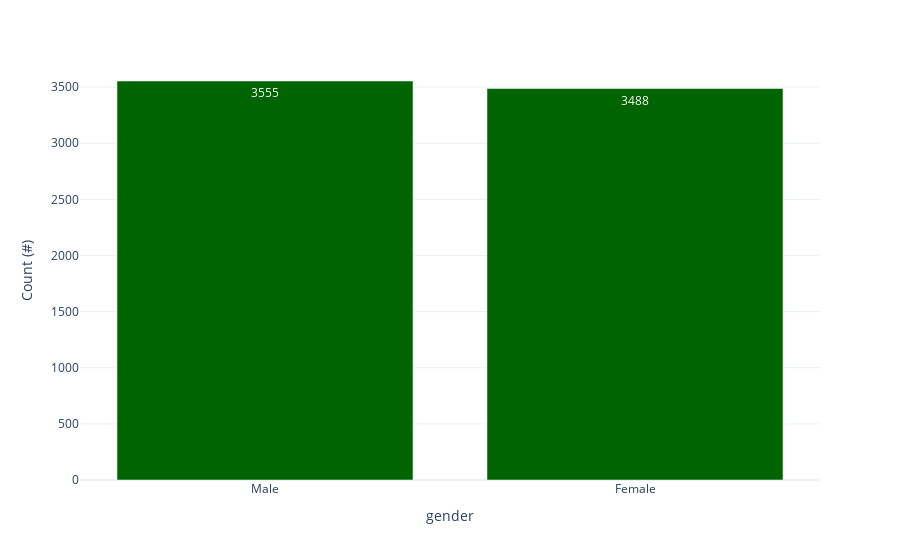
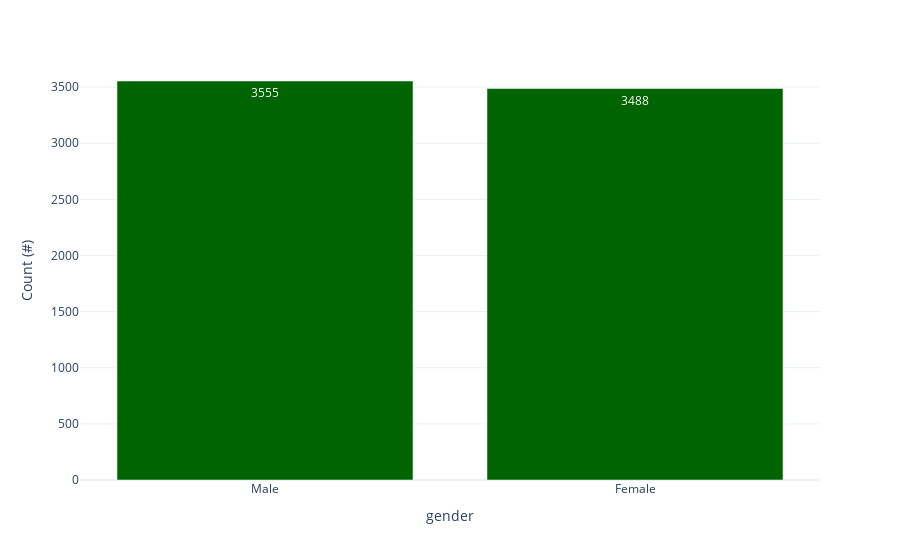
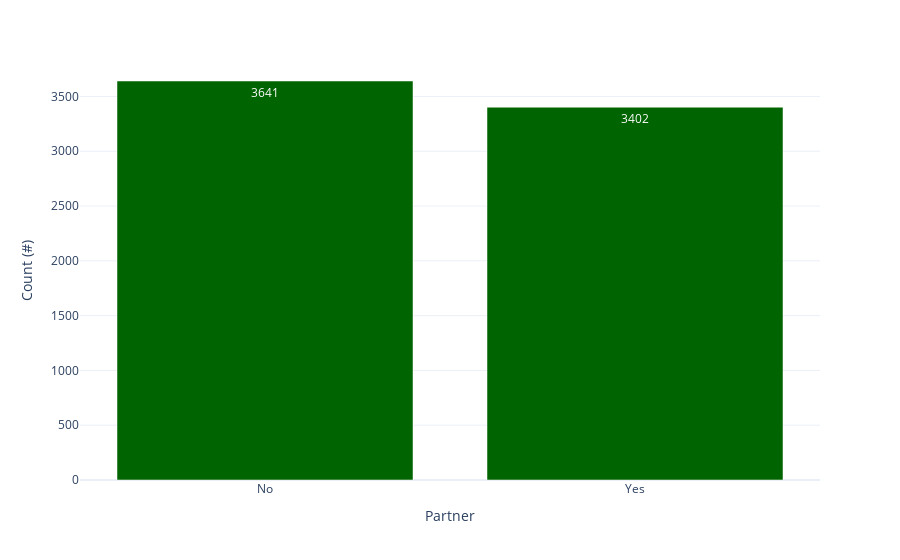
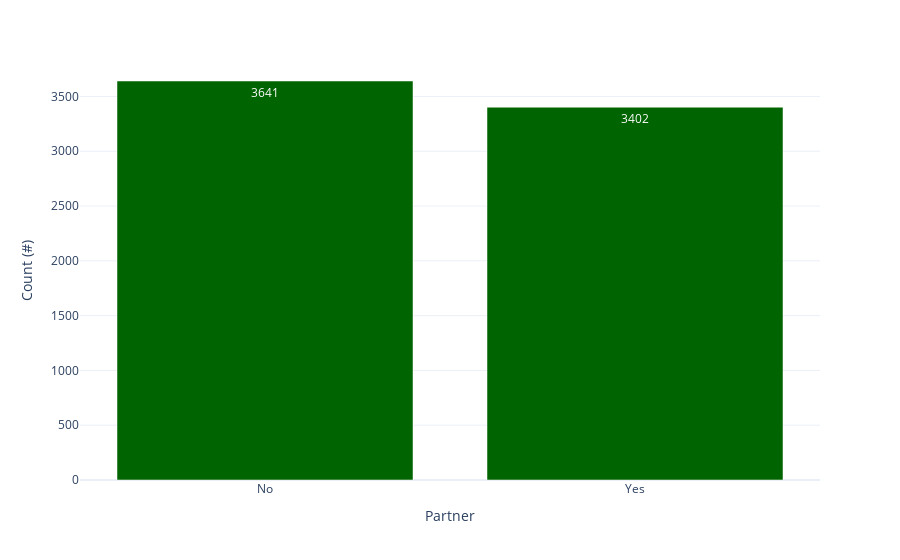

Here is the notebook cell these charts were saved with, in order:
### Code cell
for i in categorical:
    #print(i, ':')
    print(personal_data[i].value_counts())
    fig = px.bar(personal_data[i].value_counts(), labels={'value':'Count (#)'}, text_auto=True).update_layout(showlegend=False,autosize=False).update_traces(marker_color='darkgreen')
    print()
    fig.show()
    fig.show()

### Figure 1 — Plotly figure (JSON) as saved in the notebook; plotly's stock layout.template omitted (floating-point values rounded to 4 significant figures)
{"data": [{"alignmentgroup": "True", "hovertemplate": "variable=count<br>gender=%{x}<br>Count (#)=%{y}<extra></extra>", "legendgroup": "count", "marker": {"color": "darkgreen", "pattern": {"shape": ""}}, "name": "count", "offsetgroup": "count", "orientation": "v", "showlegend": true, "textposition": "auto", "texttemplate": "%{y}", "type": "bar", "x": ["Male", "Female"], "xaxis": "x", "y": [3555, 3488], "yaxis": "y"}], "layout": {"autosize": false, "barmode": "relative", "legend": {"title": {"text": "variable"}, "tracegroupgap": 0}, "margin": {"t": 60}, "showlegend": false, "xaxis": {"anchor": "y", "domain": [0, 1], "title": {"text": "gender"}}, "yaxis": {"anchor": "x", "domain": [0, 1], "title": {"text": "Count (#)"}}}}

### Figure 2 — Plotly figure (JSON) as saved in the notebook; plotly's stock layout.template omitted (floating-point values rounded to 4 significant figures)
{"data": [{"alignmentgroup": "True", "hovertemplate": "variable=count<br>gender=%{x}<br>Count (#)=%{y}<extra></extra>", "legendgroup": "count", "marker": {"color": "darkgreen", "pattern": {"shape": ""}}, "name": "count", "offsetgroup": "count", "orientation": "v", "showlegend": true, "textposition": "auto", "texttemplate": "%{y}", "type": "bar", "x": ["Male", "Female"], "xaxis": "x", "y": [3555, 3488], "yaxis": "y"}], "layout": {"autosize": false, "barmode": "relative", "legend": {"title": {"text": "variable"}, "tracegroupgap": 0}, "margin": {"t": 60}, "showlegend": false, "xaxis": {"anchor": "y", "domain": [0, 1], "title": {"text": "gender"}}, "yaxis": {"anchor": "x", "domain": [0, 1], "title": {"text": "Count (#)"}}}}

### Figure 3 — Plotly figure (JSON) as saved in the notebook; plotly's stock layout.template omitted (floating-point values rounded to 4 significant figures)
{"data": [{"alignmentgroup": "True", "hovertemplate": "variable=count<br>Partner=%{x}<br>Count (#)=%{y}<extra></extra>", "legendgroup": "count", "marker": {"color": "darkgreen", "pattern": {"shape": ""}}, "name": "count", "offsetgroup": "count", "orientation": "v", "showlegend": true, "textposition": "auto", "texttemplate": "%{y}", "type": "bar", "x": ["No", "Yes"], "xaxis": "x", "y": [3641, 3402], "yaxis": "y"}], "layout": {"autosize": false, "barmode": "relative", "legend": {"title": {"text": "variable"}, "tracegroupgap": 0}, "margin": {"t": 60}, "showlegend": false, "xaxis": {"anchor": "y", "domain": [0, 1], "title": {"text": "Partner"}}, "yaxis": {"anchor": "x", "domain": [0, 1], "title": {"text": "Count (#)"}}}}

### Figure 4 — Plotly figure (JSON) as saved in the notebook; plotly's stock layout.template omitted (floating-point values rounded to 4 significant figures)
{"data": [{"alignmentgroup": "True", "hovertemplate": "variable=count<br>Partner=%{x}<br>Count (#)=%{y}<extra></extra>", "legendgroup": "count", "marker": {"color": "darkgreen", "pattern": {"shape": ""}}, "name": "count", "offsetgroup": "count", "orientation": "v", "showlegend": true, "textposition": "auto", "texttemplate": "%{y}", "type": "bar", "x": ["No", "Yes"], "xaxis": "x", "y": [3641, 3402], "yaxis": "y"}], "layout": {"autosize": false, "barmode": "relative", "legend": {"title": {"text": "variable"}, "tracegroupgap": 0}, "margin": {"t": 60}, "showlegend": false, "xaxis": {"anchor": "y", "domain": [0, 1], "title": {"text": "Partner"}}, "yaxis": {"anchor": "x", "domain": [0, 1], "title": {"text": "Count (#)"}}}}
